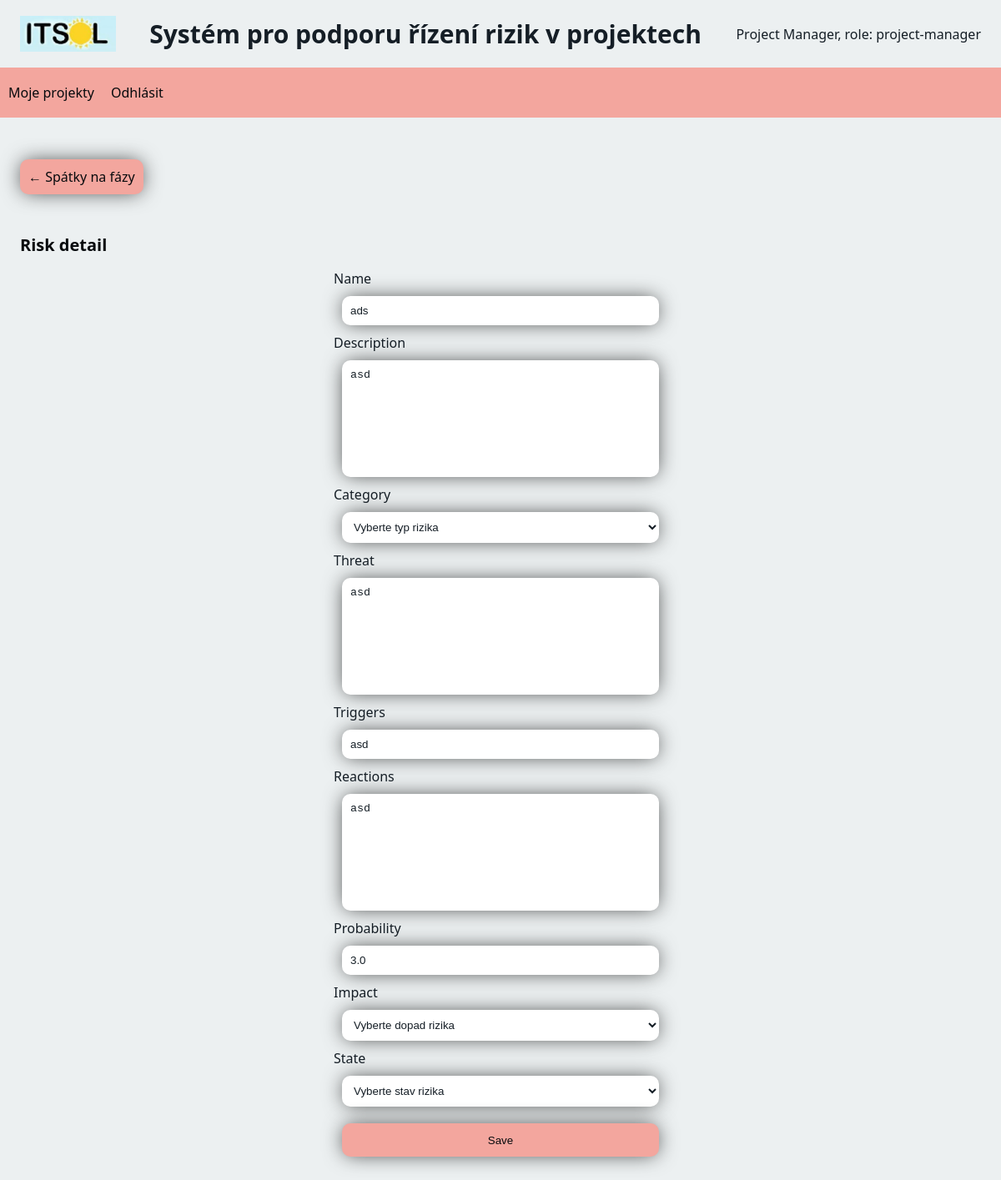
Page /riskManagement/projects/projectDetail/phaseDetail/5/7/8/editRisk (signed in) on the committed database.
### riskManagement/models.py (models this page shows)
class User(models.Model):
    firstName = models.CharField(max_length=255)
    lastName = models.CharField(max_length=255)
    email = models.CharField(max_length=255, unique=True)
    phoneNum = models.CharField(max_length=255, unique=True)
    userLogin = models.CharField(max_length=255, unique=True)
    password = models.CharField(max_length=255)
    privileges = models.CharField(max_length=255)

class Risk(models.Model):
    name = models.CharField(max_length=255)
    description = models.CharField(max_length=255)
    category = models.CharField(max_length=255)
    threat = models.CharField(max_length=255)
    triggers = models.CharField(max_length=255)
    reactions = models.CharField(max_length=255)
    creator = models.ForeignKey(User, on_delete=models.PROTECT)
    probability = models.FloatField()
    impact = models.CharField(max_length=255)
    state = models.CharField(max_length=255)
    datetime_created = models.DateField()
    foreignKeyPhase = models.ForeignKey(Phase, on_delete=models.PROTECT)
    accepted = models.BooleanField(default=False)
    value = models.FloatField()

### riskManagement/views.py (the view)
# urls.py: path('projects/projectDetail/phaseDetail/<int:projectId>/<int:phaseId>/<int:riskId>/editRisk', views.editRisk, name='editRisk'),
def editRisk(request, projectId, phaseId, riskId):
    template = loader.get_template("editRisk.html")
    risk = Risk.objects.get(id=riskId)
    context = {
    "user" :  User.objects.get(id=request.session["id"]),
        "risk": risk,
        "project_id": projectId,
        "phase_id": phaseId
    }
    log_info(request, f"navigation to 'Edit risk' view from project {projectId}, phase {phaseId}, risk {riskId}")
    return HttpResponse(template.render(context, request))

### riskManagement/helpers.py (called while the page is built)
def log_info(request, message):
    user_id = request.session["id"]
    privileges = request.session["privileges"]
    logger.info(f"USER_INFO : [ id: {user_id}, privileges: {privileges} ] - {message}")

### riskManagement/templates/phase/editRisk.html (shortened to what this page needs)
<!DOCTYPE html>
<html>
    <head>
        {% include 'head.html' %}
    </head>
    <body>
        {% include 'nav.html' %}
        <a class="button" href="/riskManagement/projects/projectDetail/phaseDetail/{{ project_id }}/{{ phase_id }}">
            &#x2190; Spátky na fázy
        </a>
        <h2>Risk detail</h2>
        <div class="center">
            <form action="/riskManagement/projects/projectDetail/phaseDetail/{{ project_id }}/{{ phase_id }}/{{ risk.id }}/saveEditedRisk" method="post" id="edit-risk-form">
                <label for="name">Name</label>
                <input type="text" name="name" id="name" value="{{ risk.name }}" />
                <label for="description">Description</label>
                <textarea id="description" name="description">{{ risk.description }}</textarea>
                <label for="category">Category</label>
                <select name="category" id="category" form="edit-risk-form">
                    <option value="" disabled selected>Vyberte typ rizika</option>
                </select>
                <label for="threat">Threat</label>
                <textarea id="threat" name="threat">{{ risk.threat }}</textarea>
                <label for="triggers">Triggers</label>
                <input type="text" id="triggers" name="triggers" value="{{ risk.triggers }}"/>
                <label for="reactions">Reactions</label>
                <textarea id="reactions" name="reactions">{{ risk.reactions }}</textarea>
                <label for="probability">Probability</label>
                <input type="number" id="probability" name="probability" value="{{ risk.probability }}"/>
                <label for="impact">Impact</label>
                <select name="impact" id="impact" form="edit-risk-form">
                    <option disabled selected>Vyberte dopad rizika</option>
                </select>
                <label for="state">State</label>
                <select name="state" id="state" form="edit-risk-form">
                    <option disabled selected>Vyberte stav rizika</option>
                </select>
                <input type="submit" value="Save" />
            </form>
        </div>
    </body>
</html>

### riskManagement/templates/nav.html (shortened to what this page needs)
<div class="header">
    {% load static %}
    <img src="{% static 'logo.JPG' %}" alt="Logo ITSol" style="width: 10%;" >
    <h1>Systém pro podporu řízení rizik v projektech</h1>
    <div>{{user.firstName}} {{user.lastName}}, role: {{user.privileges}}</div>
</div>
<nav>
    <a href="{% url 'projects' %}">Moje projekty</a>
    <a href="{% url 'index' %}">Odhlásit</a>
</nav>

### riskManagement/static/styles.css (style rules this page uses)
:root { --light: #ECF0F1; --dark: #151E26; --darker: #070a0d; --warm: #f3a69e; --normal: #85C1E9; --alarm: #E74C3C; }
.button { box-shadow: 0px 0px 24px -3px rgba(0,0,0,0.74); background-color: #4CAF50; border: none; color: white; padding: 15px 32px; text-align: center; text-decoration: none; display: inline-block; font-size: 16px; }
body { background-color: var(--light); color: var(--dark); font-family: 'Segoe UI', Tahoma, Geneva, Verdana, sans-serif; font-size: 16px; margin: 0; }
nav { background-color: var(--warm); width: 100%; height: 60px; display: flex; flex-direction: row; flex-wrap: wrap; justify-content: flex-start; align-items: stretch; align-content: flex-start; margin-bottom: 30px; }
nav a, input[type="submit"] { height: 40px; display: flex; align-items: center; text-decoration: none; background-color: var(--warm); padding: 10px; color: var(--darker); transition: color, background-color 0.3s; cursor: pointer; margin-bottom: 30px; }
a.button { text-align: left; margin-top: 20px; margin-left: 2%; margin-bottom: 30px; background-color: var(--warm); padding: 10px; color: var(--darker); text-decoration: none; transition: color, background-color 0.3s; border-radius: 10px; }
h1 { text-align: center; font-size: 30px; }
h2 { margin-left: 2%; font-size: 20px; color: var(--darker); }
form { display: flex; justify-content: center; flex-direction: column; width: 400px; }
input, select { border: none; background-color: white; color: var(--dark); padding: 10px; margin: 10px; border-radius: 10px; box-shadow: 0px 0px 24px -3px rgba(0,0,0,0.74); }
textarea { border: none; background-color: white; color: var(--dark); padding: 10px; margin: 10px; border-radius: 10px; resize: none; height: 120px; box-shadow: 0px 0px 24px -3px rgba(0,0,0,0.74); }
div.header { width: 96%; display: flex; justify-content: flex-start; align-items: center; flex-direction: row; gap: 0px 40px; margin-left: 2%; margin-right: 2%; }
div.header div:last-of-type { margin-left: auto; }
div.center { display: flex; justify-content: center; }

### rows in the picture
User: firstName "Project", lastName "Manager", privileges "project-manager"
Risk: name "ads", description "asd", threat "asd", triggers "asd", reactions "asd", probability "3.0"
